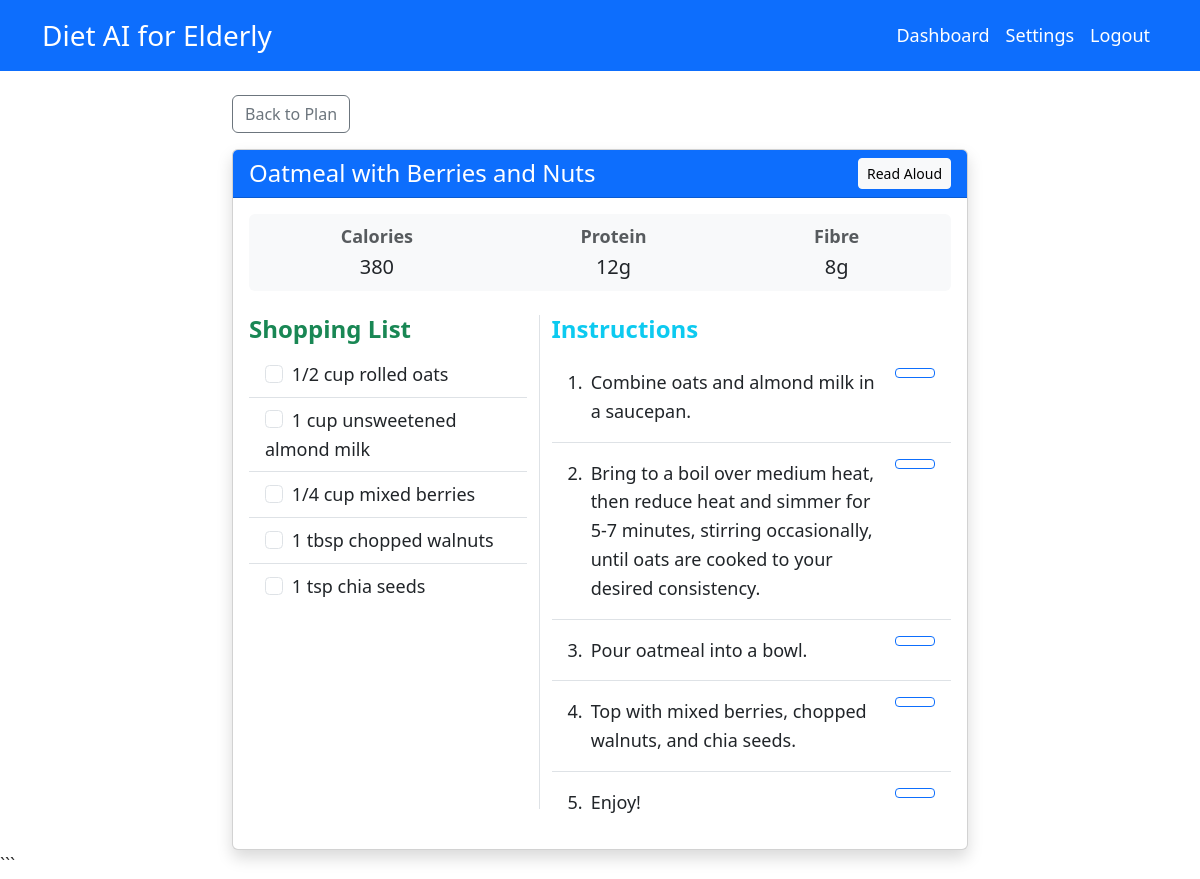
The page /pages/recipe.php?id=R_6946352a5e44b (signed in) on the database its author committed.
### tables this page shows
CREATE TABLE `recipes` (
  `recipeID` varchar(50) NOT NULL,
  `name` varchar(100) NOT NULL,
  `ingredients` text NOT NULL,
  `calories` double NOT NULL,
  `protein` double NOT NULL,
  `carbs` double NOT NULL,
  `fibre` double NOT NULL,
  `fat` double NOT NULL,
  `sodium` double NOT NULL,
  `preference` varchar(50) DEFAULT NULL,
  `instructions` text DEFAULT NULL
);

### pages/recipe.php (the view, shortened to what this page needs)
<?php
require_once '../includes/db.php';
$user = getCurrentUser();
$recipeID = $_GET['id'] ?? null;
$stmt = $pdo->prepare("SELECT * FROM recipes WHERE recipeID = ?");
$stmt->execute([$recipeID]);
$recipe = $stmt->fetch();
$ingredients = json_decode($recipe['ingredients'], true) ?? [];
$instructions = $recipe['instructions'];
$steps = json_decode($instructions, true) ?? [];
$shopStmt = $pdo->prepare("SELECT item FROM shopping_items WHERE userID = ?");
$shopStmt->execute([$user->userID]);
$myShoppingList = $shopStmt->fetchAll(PDO::FETCH_COLUMN);
include '../includes/header.php';
?>
<div class="row">
    <div class="col-md-8 mx-auto">
        <a href="diet-plan.php" class="btn btn-outline-secondary mb-3"><i class="bi bi-arrow-left"></i> Back to Plan</a>
        <div class="card shadow">
            <div class="card-header bg-primary text-white d-flex justify-content-between align-items-center">
                <h2 class="h4 m-0"><?= htmlspecialchars($recipe['name']) ?></h2>
                <div>
                    <button class="btn btn-light btn-sm" onclick="speakAll()"><i class="bi bi-megaphone-fill"></i> Read
                        Aloud</button>
                </div>
            </div>
            <div class="card-body">
                <div class="d-flex justify-content-around mb-4 p-2 bg-light rounded">
                    <div class="text-center">
                        <strong class="d-block text-muted">Calories</strong>
                        <span class="fs-5"><?= $recipe['calories'] ?></span>
                    </div>
                    <div class="text-center">
                        <strong class="d-block text-muted">Protein</strong>
                        <span class="fs-5"><?= $recipe['protein'] ?>g</span>
                    </div>
                    <div class="text-center">
                        <strong class="d-block text-muted">Fibre</strong>
                        <span class="fs-5"><?= $recipe['fibre'] ?>g</span>
                    </div>
                </div>
                <div class="row">
                    <div class="col-md-5 mb-4 border-end">
                        <h4 class="text-success"><i class="bi bi-cart-check"></i> Shopping List</h4>
                        <div class="list-group list-group-flush">
                            <?php foreach ($ingredients as $ing):
                                $isChecked = in_array($ing, $myShoppingList) ? 'checked' : '';
                            ?>
                                <label class="list-group-item">
                                    <input class="form-check-input me-1" type="checkbox"
                                           <?= $isChecked ?>
                                           onchange="toggleItem(this, '<?= htmlspecialchars(addslashes($ing), ENT_QUOTES) ?>')">
                                    <?= htmlspecialchars($ing) ?>
                                </label>
                            <?php endforeach; ?>
                        </div>
                    </div>
                    <div class="col-md-7">
                        <h4 class="text-info"><i class="bi bi-list-ol"></i> Instructions</h4>
                        <ol class="list-group list-group-numbered list-group-flush">
                            <?php foreach ($steps as $getStep): ?>
                                <li class="list-group-item d-flex justify-content-between align-items-start py-3">
                                    <div class="ms-2 me-auto">
                                        <?= htmlspecialchars($getStep) ?>
                                    </div>
                                    <button class="btn btn-sm btn-outline-primary ms-3" style="min-width: 40px;"
                                        title="Read Step"
                                        onclick="speakText('<?= htmlspecialchars(addslashes($getStep), ENT_QUOTES) ?>')">
                                    </button>
                                </li>
                            <?php endforeach; ?>
                        </ol>
                    </div>
                </div>
            </div>
        </div>
    </div>
</div>
<?php include '../includes/footer.php'; ?>

### assets/css/style.css (style rules this page uses)
:root { --font-size-base: 18px; --font-size-lg: 22px; --font-size-sm: 16px; --color-primary: #0d6efd; --color-contrast-text: #000000; }
body { font-size: var(--font-size-base); color: #333; line-height: 1.6; }
h1, h2, h3, h4, h5, h6 { color: var(--color-contrast-text); font-weight: 700; }

### rows shown on the page
recipes: name "Oatmeal with Berries and Nuts", calories "380", protein "12", fibre "8", ingredients "1/2 cup rolled oats", ingredients "1 cup unsweetened almond milk", ingredients "1/4 cup mixed berries", ingredients "1 tbsp chopped walnuts", ingredients "1 tsp chia seeds", instructions "Combine oats and almond milk in a saucepan.", instructions "Bring to a boil over medium heat, then reduce heat and simmer for 5-7 minutes, stirring occasionally, until oats are cooked to your desired consistency.", instructions "Pour oatmeal into a bowl.", instructions "Top with mixed berries, chopped walnuts, and chia seeds.", instructions "Enjoy!"
